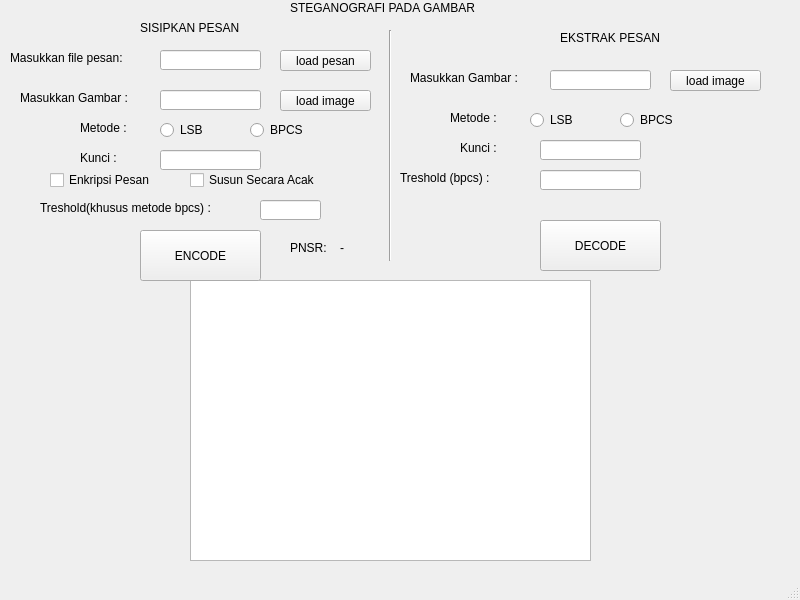
<?xml version="1.0" encoding="UTF-8"?>
<ui version="4.0">
 <class>MainWindow</class>
 <widget class="QMainWindow" name="MainWindow">
  <property name="geometry">
   <rect>
    <x>0</x>
    <y>0</y>
    <width>800</width>
    <height>600</height>
   </rect>
  </property>
  <property name="windowTitle">
   <string>MainWindow</string>
  </property>
  <widget class="QWidget" name="centralwidget">
   <widget class="QCheckBox" name="encryptedEncode">
    <property name="geometry">
     <rect>
      <x>50</x>
      <y>170</y>
      <width>121</width>
      <height>20</height>
     </rect>
    </property>
    <property name="text">
     <string>Enkripsi Pesan</string>
    </property>
   </widget>
   <widget class="QLabel" name="label">
    <property name="geometry">
     <rect>
      <x>240</x>
      <y>300</y>
      <width>60</width>
      <height>16</height>
     </rect>
    </property>
    <property name="text">
     <string/>
    </property>
   </widget>
   <widget class="Line" name="line">
    <property name="geometry">
     <rect>
      <x>380</x>
      <y>30</y>
      <width>21</width>
      <height>231</height>
     </rect>
    </property>
    <property name="orientation">
     <enum>Qt::Vertical</enum>
    </property>
   </widget>
   <widget class="QLabel" name="label_2">
    <property name="geometry">
     <rect>
      <x>290</x>
      <y>0</y>
      <width>201</width>
      <height>16</height>
     </rect>
    </property>
    <property name="text">
     <string>STEGANOGRAFI PADA GAMBAR</string>
    </property>
   </widget>
   <widget class="QGraphicsView" name="imagePreview">
    <property name="geometry">
     <rect>
      <x>190</x>
      <y>280</y>
      <width>401</width>
      <height>281</height>
     </rect>
    </property>
   </widget>
   <widget class="QLabel" name="label_6">
    <property name="geometry">
     <rect>
      <x>10</x>
      <y>50</y>
      <width>131</width>
      <height>16</height>
     </rect>
    </property>
    <property name="text">
     <string>Masukkan file pesan:</string>
    </property>
   </widget>
   <widget class="QLabel" name="label_4">
    <property name="geometry">
     <rect>
      <x>140</x>
      <y>20</y>
      <width>111</width>
      <height>16</height>
     </rect>
    </property>
    <property name="text">
     <string>SISIPKAN PESAN</string>
    </property>
   </widget>
   <widget class="QLabel" name="label_5">
    <property name="geometry">
     <rect>
      <x>560</x>
      <y>30</y>
      <width>121</width>
      <height>16</height>
     </rect>
    </property>
    <property name="text">
     <string>EKSTRAK PESAN</string>
    </property>
   </widget>
   <widget class="QLineEdit" name="inputFileMessage">
    <property name="geometry">
     <rect>
      <x>160</x>
      <y>50</y>
      <width>101</width>
      <height>20</height>
     </rect>
    </property>
   </widget>
   <widget class="QPushButton" name="messageButton">
    <property name="geometry">
     <rect>
      <x>280</x>
      <y>50</y>
      <width>91</width>
      <height>21</height>
     </rect>
    </property>
    <property name="text">
     <string>load pesan</string>
    </property>
   </widget>
   <widget class="QLabel" name="label_3">
    <property name="geometry">
     <rect>
      <x>20</x>
      <y>90</y>
      <width>131</width>
      <height>16</height>
     </rect>
    </property>
    <property name="text">
     <string>Masukkan Gambar :</string>
    </property>
   </widget>
   <widget class="QLineEdit" name="inputFileEncode">
    <property name="geometry">
     <rect>
      <x>160</x>
      <y>90</y>
      <width>101</width>
      <height>20</height>
     </rect>
    </property>
   </widget>
   <widget class="QPushButton" name="imgEncodeButton">
    <property name="geometry">
     <rect>
      <x>280</x>
      <y>90</y>
      <width>91</width>
      <height>21</height>
     </rect>
    </property>
    <property name="text">
     <string>load image</string>
    </property>
   </widget>
   <widget class="QRadioButton" name="lsbEncode">
    <property name="geometry">
     <rect>
      <x>160</x>
      <y>120</y>
      <width>61</width>
      <height>20</height>
     </rect>
    </property>
    <property name="text">
     <string>LSB</string>
    </property>
   </widget>
   <widget class="QRadioButton" name="bpcsEncode">
    <property name="geometry">
     <rect>
      <x>250</x>
      <y>120</y>
      <width>100</width>
      <height>20</height>
     </rect>
    </property>
    <property name="text">
     <string>BPCS</string>
    </property>
   </widget>
   <widget class="QLabel" name="label_7">
    <property name="geometry">
     <rect>
      <x>80</x>
      <y>120</y>
      <width>81</width>
      <height>16</height>
     </rect>
    </property>
    <property name="text">
     <string>Metode :</string>
    </property>
   </widget>
   <widget class="QCheckBox" name="randomizedEncode">
    <property name="geometry">
     <rect>
      <x>190</x>
      <y>170</y>
      <width>141</width>
      <height>20</height>
     </rect>
    </property>
    <property name="text">
     <string>Susun Secara Acak</string>
    </property>
   </widget>
   <widget class="QLabel" name="label_8">
    <property name="geometry">
     <rect>
      <x>40</x>
      <y>200</y>
      <width>201</width>
      <height>16</height>
     </rect>
    </property>
    <property name="text">
     <string>Treshold(khusus metode bpcs) :</string>
    </property>
   </widget>
   <widget class="QLineEdit" name="tresholdEncode">
    <property name="geometry">
     <rect>
      <x>260</x>
      <y>200</y>
      <width>61</width>
      <height>20</height>
     </rect>
    </property>
   </widget>
   <widget class="QPushButton" name="startEncode">
    <property name="geometry">
     <rect>
      <x>140</x>
      <y>230</y>
      <width>121</width>
      <height>51</height>
     </rect>
    </property>
    <property name="text">
     <string>ENCODE</string>
    </property>
   </widget>
   <widget class="QLabel" name="label_9">
    <property name="geometry">
     <rect>
      <x>410</x>
      <y>70</y>
      <width>131</width>
      <height>16</height>
     </rect>
    </property>
    <property name="text">
     <string>Masukkan Gambar :</string>
    </property>
   </widget>
   <widget class="QLineEdit" name="inputFileDecode">
    <property name="geometry">
     <rect>
      <x>550</x>
      <y>70</y>
      <width>101</width>
      <height>20</height>
     </rect>
    </property>
   </widget>
   <widget class="QPushButton" name="imgDecodeButton">
    <property name="geometry">
     <rect>
      <x>670</x>
      <y>70</y>
      <width>91</width>
      <height>21</height>
     </rect>
    </property>
    <property name="text">
     <string>load image</string>
    </property>
   </widget>
   <widget class="QRadioButton" name="bpcsDecode">
    <property name="geometry">
     <rect>
      <x>620</x>
      <y>110</y>
      <width>100</width>
      <height>20</height>
     </rect>
    </property>
    <property name="text">
     <string>BPCS</string>
    </property>
   </widget>
   <widget class="QRadioButton" name="lsbDecode">
    <property name="geometry">
     <rect>
      <x>530</x>
      <y>110</y>
      <width>61</width>
      <height>20</height>
     </rect>
    </property>
    <property name="text">
     <string>LSB</string>
    </property>
   </widget>
   <widget class="QLabel" name="label_10">
    <property name="geometry">
     <rect>
      <x>450</x>
      <y>110</y>
      <width>81</width>
      <height>16</height>
     </rect>
    </property>
    <property name="text">
     <string>Metode :</string>
    </property>
   </widget>
   <widget class="QLabel" name="label_11">
    <property name="geometry">
     <rect>
      <x>80</x>
      <y>150</y>
      <width>81</width>
      <height>16</height>
     </rect>
    </property>
    <property name="text">
     <string>Kunci :</string>
    </property>
   </widget>
   <widget class="QLineEdit" name="keyEncode">
    <property name="geometry">
     <rect>
      <x>160</x>
      <y>150</y>
      <width>101</width>
      <height>20</height>
     </rect>
    </property>
   </widget>
   <widget class="QLineEdit" name="keyDecode">
    <property name="geometry">
     <rect>
      <x>540</x>
      <y>140</y>
      <width>101</width>
      <height>20</height>
     </rect>
    </property>
    <property name="text">
     <string/>
    </property>
   </widget>
   <widget class="QLabel" name="label_12">
    <property name="geometry">
     <rect>
      <x>460</x>
      <y>140</y>
      <width>81</width>
      <height>16</height>
     </rect>
    </property>
    <property name="text">
     <string>Kunci :</string>
    </property>
   </widget>
   <widget class="QLabel" name="label_13">
    <property name="geometry">
     <rect>
      <x>400</x>
      <y>170</y>
      <width>111</width>
      <height>16</height>
     </rect>
    </property>
    <property name="text">
     <string>Treshold (bpcs) :</string>
    </property>
   </widget>
   <widget class="QLineEdit" name="tresholdDecode">
    <property name="geometry">
     <rect>
      <x>540</x>
      <y>170</y>
      <width>101</width>
      <height>20</height>
     </rect>
    </property>
    <property name="text">
     <string/>
    </property>
   </widget>
   <widget class="QPushButton" name="startDecode">
    <property name="geometry">
     <rect>
      <x>540</x>
      <y>220</y>
      <width>121</width>
      <height>51</height>
     </rect>
    </property>
    <property name="text">
     <string>DECODE</string>
    </property>
   </widget>
   <widget class="QLabel" name="label_14">
    <property name="geometry">
     <rect>
      <x>290</x>
      <y>240</y>
      <width>41</width>
      <height>16</height>
     </rect>
    </property>
    <property name="text">
     <string>PNSR:</string>
    </property>
   </widget>
   <widget class="QLabel" name="pnsr">
    <property name="geometry">
     <rect>
      <x>340</x>
      <y>240</y>
      <width>21</width>
      <height>16</height>
     </rect>
    </property>
    <property name="text">
     <string>-</string>
    </property>
   </widget>
  </widget>
  <widget class="QMenuBar" name="menubar">
   <property name="geometry">
    <rect>
     <x>0</x>
     <y>0</y>
     <width>800</width>
     <height>22</height>
    </rect>
   </property>
  </widget>
  <widget class="QStatusBar" name="statusbar"/>
 </widget>
 <resources/>
 <connections/>
</ui>
